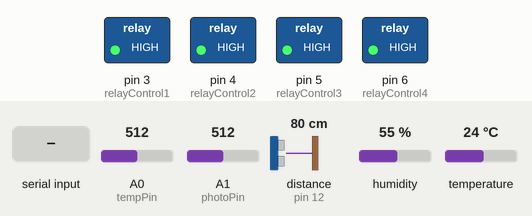
Simulated run of this sketch. Board: Arduino Uno, built with avr-gcc and run on an emulated ATmega328P. Shown: switched loads named in the sketch (green lamp = pin HIGH). The inputs (shaded band) are chosen by the test bench; at power-on: A0 (tempPin) = 512, A1 (photoPin) = 512, distance to the obstacle (sensor on pin 12) 80 cm, humidity 55 %, temperature 24 °C. The echo pulse lasts 58.3 µs per cm; what the sketch prints to the serial monitor is not drawn.

Above: at 0.1 s.
At 2.2 s:
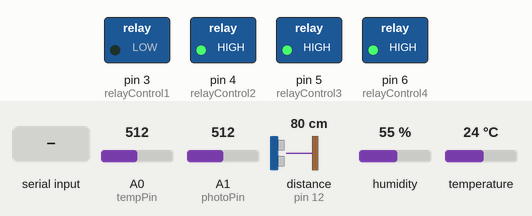
2.3 s: "1Z" received over Serial
Timing chart, 0 to 5.3 s (numbered marks = the images above; inputs shaded):
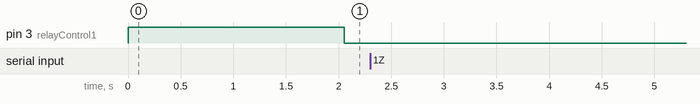

Measured:
- after the input at 2.3 s, every drawn part: stays the same

The sketch:

sketch_apr06b.ino
```cpp
#include <SimpleDHT.h>
#include "SR04.h"

//www.elegoo.com
//2016.12.9

#include <SimpleDHT.h>

// DHT11 sensor
int pinDHT11 = 2;
SimpleDHT11 dht11;
int setPoint = 55;
String readString;
char values[10];
int tempPin = 0;
int photoPin = 1;

// Ultrasonic Sensor
#define TRIG_PIN 12
#define ECHO_PIN 11
SR04 sr04 = SR04(ECHO_PIN,TRIG_PIN);
long a;

//4 module relay control
int relayControl1 = 3;
int relayControl2 = 4;
int relayControl3 = 5;
int relayControl4 = 6;


void setup() {
  Serial.begin(9600);
  pinMode(relayControl1, OUTPUT);
  pinMode(relayControl2, OUTPUT);
  pinMode(relayControl3, OUTPUT);
  pinMode(relayControl4, OUTPUT);

  digitalWrite(relayControl1, HIGH);
  digitalWrite(relayControl2, HIGH);
  digitalWrite(relayControl3, HIGH);
  digitalWrite(relayControl4, HIGH);
  delay(1000);
}

void loop() {
  //read ext Temp/Humidity Sensor
  byte temperature = 0;
  byte humidity = 0;
  byte data[40] = {
    0          };
  readString = "";
  delay(1000);
  dht11.read(pinDHT11, &temperature, &humidity, data);
  temperature = temperature * 1.8 + 32;
  int intTemp = (int) temperature;

  //read D1 sensor
  a=sr04.Distance();

  //read Temp Probe
  int tempReading = analogRead(tempPin);
  double tempK = log(10000.0 * ((1024.0 / tempReading - 1)));
  tempK = 1 / (0.001129148 + (0.000234125 + (0.0000000876741 * tempK * tempK )) * tempK );       //  Temp Kelvin
  float tempC = tempK - 273.15;            // Convert Kelvin to Celcius
  float tempF = (tempC * 9.0)/ 5.0 + 32.0; // Convert Celcius to Fahrenheit

  //read Photo pin
  int lux = analogRead(photoPin);

  digitalWrite(relayControl1, LOW);


  while(!Serial.available()) {


  }

  // Get Commands From PI
  while (Serial.available())
  {
    Serial.readBytesUntil('Z', values , 10);
    //readString = values;
  }


  delay(100);

  Serial.write("ET=");
  Serial.print(temperature);

  Serial.write(",ERH=");
  Serial.print(humidity);

  Serial.write(",D1=");
  Serial.print(a * 0.3937007874);
  Serial.write("in,");

  Serial.write("TP1=");
  Serial.print(tempF);

  Serial.write(",Light=");
  Serial.print(lux);


}
```
